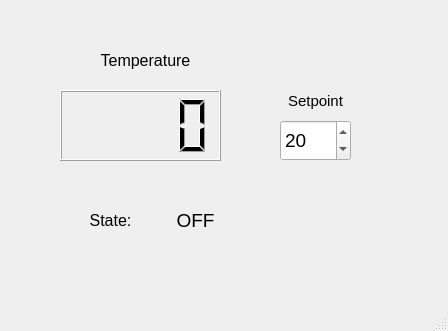
<?xml version="1.0" encoding="UTF-8"?>
<ui version="4.0">
 <class>MainWindow</class>
 <widget class="QMainWindow" name="MainWindow">
  <property name="geometry">
   <rect>
    <x>0</x>
    <y>0</y>
    <width>448</width>
    <height>331</height>
   </rect>
  </property>
  <property name="windowTitle">
   <string>Thermostat</string>
  </property>
  <widget class="QWidget" name="centralwidget">
   <widget class="QLabel" name="lbl_tamb">
    <property name="geometry">
     <rect>
      <x>60</x>
      <y>40</y>
      <width>171</width>
      <height>41</height>
     </rect>
    </property>
    <property name="font">
     <font>
      <pointsize>12</pointsize>
     </font>
    </property>
    <property name="text">
     <string>Temperature</string>
    </property>
    <property name="alignment">
     <set>Qt::AlignCenter</set>
    </property>
   </widget>
   <widget class="QLCDNumber" name="lcdNumber">
    <property name="geometry">
     <rect>
      <x>60</x>
      <y>90</y>
      <width>161</width>
      <height>71</height>
     </rect>
    </property>
    <property name="smallDecimalPoint">
     <bool>true</bool>
    </property>
    <property name="digitCount">
     <number>4</number>
    </property>
    <property name="value" stdset="0">
     <double>0.000000000000000</double>
    </property>
   </widget>
   <widget class="QSpinBox" name="spinBox">
    <property name="geometry">
     <rect>
      <x>280</x>
      <y>120</y>
      <width>71</width>
      <height>41</height>
     </rect>
    </property>
    <property name="font">
     <font>
      <pointsize>14</pointsize>
     </font>
    </property>
    <property name="singleStep">
     <number>1</number>
    </property>
    <property name="value">
     <number>20</number>
    </property>
   </widget>
   <widget class="QLabel" name="lbl_title_2">
    <property name="geometry">
     <rect>
      <x>260</x>
      <y>80</y>
      <width>111</width>
      <height>41</height>
     </rect>
    </property>
    <property name="font">
     <font>
      <pointsize>11</pointsize>
     </font>
    </property>
    <property name="text">
     <string>Setpoint</string>
    </property>
    <property name="alignment">
     <set>Qt::AlignCenter</set>
    </property>
   </widget>
   <widget class="QLabel" name="lbl_state">
    <property name="geometry">
     <rect>
      <x>70</x>
      <y>200</y>
      <width>81</width>
      <height>41</height>
     </rect>
    </property>
    <property name="font">
     <font>
      <pointsize>12</pointsize>
     </font>
    </property>
    <property name="text">
     <string>State:</string>
    </property>
    <property name="alignment">
     <set>Qt::AlignCenter</set>
    </property>
   </widget>
   <widget class="QLabel" name="lbl_state_val">
    <property name="geometry">
     <rect>
      <x>160</x>
      <y>200</y>
      <width>71</width>
      <height>41</height>
     </rect>
    </property>
    <property name="font">
     <font>
      <pointsize>14</pointsize>
      <weight>50</weight>
      <bold>false</bold>
     </font>
    </property>
    <property name="text">
     <string>OFF</string>
    </property>
    <property name="alignment">
     <set>Qt::AlignCenter</set>
    </property>
   </widget>
  </widget>
  <widget class="QStatusBar" name="statusbar"/>
 </widget>
 <resources/>
 <connections/>
</ui>
